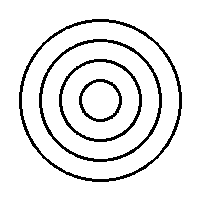
#> input picture test_cember.png, 200 x 200 px
$ python hough_es_merkezli_v2.py
#> lines starting #> are read from the running program, lines starting #| are printed output that depends on the picture; after the words box and inside, x2 and y2 are one past the last pixel; in counts of white or black regions, pixels touching at a corner belong together
import cv2
import numpy as np

# 1. Resmi oku ve kenarları bul
img = cv2.imread("test_cember.png")
#> img is the input picture: shape (200, 200, 3); 90.6% white; 4 black regions, box (x1, y1, x2, y2) and area: (19, 19, 182, 182) 1468, (39, 39, 162, 162) 1138, (59, 59, 142, 142) 768, (79, 79, 122, 122) 384
gray = cv2.cvtColor(img, cv2.COLOR_BGR2GRAY)
edges = cv2.Canny(cv2.GaussianBlur(gray, (3, 3), 0), 50, 150)
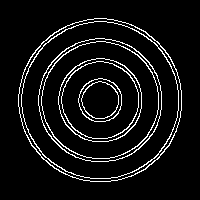
#> edges: shape (200, 200); 7.3% white in thin lines or dots, all inside (x1, y1, x2, y2) = (18, 18, 182, 182)
h, w = edges.shape
#> h = 200; w = 200

# 2. Sin ve cos değerlerini baştan hesapla
thetas = np.deg2rad(np.arange(0, 360, 2))
cos_t = np.cos(thetas)
sin_t = np.sin(thetas)

# 3. 3 boyutlu oylama matrisi [b, a, r]
r_min, r_max = 10, 90
n_r = r_max - r_min + 1
accumulator = np.zeros((h, w, n_r), dtype=np.int32)

# 4. Oylama
ys, xs = np.nonzero(edges)
#> ys = 2920 values from 18 to 181; xs = 2920 values, max 181 at index 1303, min 18 at index 1358, mean 99.93
print("Kenar piksel sayisi:", len(xs))
#| Kenar piksel sayisi: 2920

for x, y in zip(xs, ys):
    for r_idx in range(n_r):
        r = r_min + r_idx
        a = np.round(x - r * cos_t).astype(int)
        b = np.round(y - r * sin_t).astype(int)
        valid = (a >= 0) & (a < w) & (b >= 0) & (b < h)
#> (the run stopped early here; a loop or call above may not have finished)
